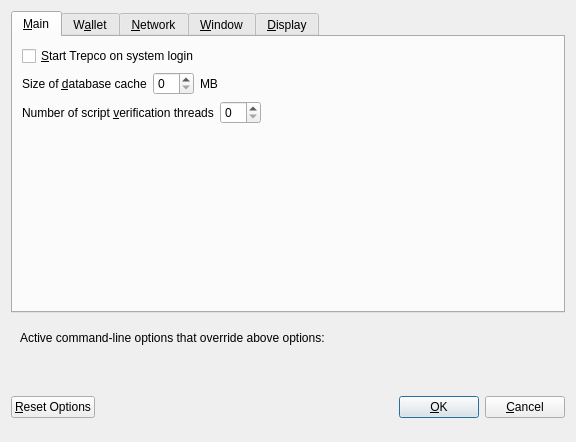
<?xml version="1.0" encoding="UTF-8"?>
<ui version="4.0">
 <class>OptionsDialog</class>
 <widget class="QDialog" name="OptionsDialog">
  <property name="geometry">
   <rect>
    <x>0</x>
    <y>0</y>
    <width>576</width>
    <height>442</height>
   </rect>
  </property>
  <property name="windowTitle">
   <string>Options</string>
  </property>
  <property name="modal">
   <bool>true</bool>
  </property>
  <layout class="QVBoxLayout" name="verticalLayout">
   <item>
    <widget class="QTabWidget" name="tabWidget">
     <property name="currentIndex">
      <number>0</number>
     </property>
     <widget class="QWidget" name="tabMain">
      <attribute name="title">
       <string>&amp;Main</string>
      </attribute>
      <layout class="QVBoxLayout" name="verticalLayout_Main">
       <item>
        <widget class="QCheckBox" name="bitcoinAtStartup">
         <property name="toolTip">
          <string>Automatically start Trepco after logging in to the system.</string>
         </property>
         <property name="text">
          <string>&amp;Start Trepco on system login</string>
         </property>
        </widget>
       </item>
       <item>
        <layout class="QHBoxLayout" name="horizontalLayout_2_Main">
         <item>
          <widget class="QLabel" name="databaseCacheLabel">
           <property name="text">
            <string>Size of &amp;database cache</string>
           </property>
           <property name="textFormat">
            <enum>Qt::PlainText</enum>
           </property>
           <property name="buddy">
            <cstring>databaseCache</cstring>
           </property>
          </widget>
         </item>
         <item>
          <widget class="QSpinBox" name="databaseCache"/>
         </item>
         <item>
          <widget class="QLabel" name="databaseCacheUnitLabel">
           <property name="text">
            <string>MB</string>
           </property>
           <property name="textFormat">
            <enum>Qt::PlainText</enum>
           </property>
          </widget>
         </item>
         <item>
          <spacer name="horizontalSpacer_2_Main">
           <property name="orientation">
            <enum>Qt::Horizontal</enum>
           </property>
           <property name="sizeHint" stdset="0">
            <size>
             <width>40</width>
             <height>20</height>
            </size>
           </property>
          </spacer>
         </item>
        </layout>
       </item>
       <item>
        <layout class="QHBoxLayout" name="horizontalLayout_3_Main">
         <item>
          <widget class="QLabel" name="threadsScriptVerifLabel">
           <property name="text">
            <string>Number of script &amp;verification threads</string>
           </property>
           <property name="textFormat">
            <enum>Qt::PlainText</enum>
           </property>
           <property name="buddy">
            <cstring>threadsScriptVerif</cstring>
           </property>
          </widget>
         </item>
         <item>
          <widget class="QSpinBox" name="threadsScriptVerif">
           <property name="toolTip">
            <string>(0 = auto, &lt;0 = leave that many cores free)</string>
           </property>
          </widget>
         </item>
         <item>
          <spacer name="horizontalSpacer_3_Main">
           <property name="orientation">
            <enum>Qt::Horizontal</enum>
           </property>
           <property name="sizeHint" stdset="0">
            <size>
             <width>40</width>
             <height>20</height>
            </size>
           </property>
          </spacer>
         </item>
        </layout>
       </item>
       <item>
        <spacer name="verticalSpacer_2">
         <property name="orientation">
          <enum>Qt::Vertical</enum>
         </property>
         <property name="sizeHint" stdset="0">
          <size>
           <width>20</width>
           <height>40</height>
          </size>
         </property>
        </spacer>
       </item>
       <!--
       <item>
        <widget class="QCheckBox" name="checkBoxZeromintEnable">
         <property name="toolTip">
          <string>Enable automatic minting of TREP units to zTREP</string>
         </property>
         <property name="layoutDirection">
          <enum>Qt::LeftToRight</enum>
         </property>
         <property name="text">
          <string>Enable zTREP Automint</string>
         </property>
        </widget>
       </item>
       <item>
        <layout class="QHBoxLayout" name="horizontalLayout_3">
         <item>
          <widget class="QLabel" name="percentage_label">
           <property name="toolTip">
            <string>Percentage of incoming TREP which get automatically converted to zTREP via Zerocoin Protocol (min: 10%)</string>
           </property>
           <property name="text">
            <string>Percentage of autominted zTREP</string>
           </property>
          </widget>
         </item>
         <item>
          <widget class="QSpinBox" name="zeromintPercentage">
           <property name="minimum">
            <number>1</number>
           </property>
           <property name="maximum">
            <number>100</number>
           </property>
          </widget>
         </item>
        </layout>
       </item>
       <item>
        <layout class="QHBoxLayout" name="horizontalLayout" stretch="0,0">
         <property name="sizeConstraint">
          <enum>QLayout::SetFixedSize</enum>
         </property>
         <item>
          <widget class="QLabel" name="labelPreferredDenom">
           <property name="maximumSize">
            <size>
             <width>16777215</width>
             <height>16777215</height>
            </size>
           </property>
           <property name="toolTip">
            <string>Wait with automatic conversion to Zerocoin until enough TREP for this denomination is available</string>
           </property>
           <property name="text">
            <string>Preferred Automint zTREP Denomination</string>
           </property>
          </widget>
         </item>
         <item>
          <widget class="QComboBox" name="preferredDenom">
           <property name="maximumSize">
            <size>
             <width>16777215</width>
             <height>27</height>
            </size>
           </property>
           <property name="toolTip">
            <string>Wait with automatic conversion to Zerocoin until enough TREP for this denomination is available</string>
           </property>
           <property name="maxVisibleItems">
            <number>9</number>
           </property>
           <property name="maxCount">
            <number>9</number>
           </property>
          </widget>
         </item>
        </layout>
       </item>
   -->
      </layout>
     </widget>
     <widget class="QWidget" name="tabWallet">
      <attribute name="title">
       <string>W&amp;allet</string>
      </attribute>
      <layout class="QVBoxLayout" name="verticalLayout_Wallet">
       <item>
        <layout class="QHBoxLayout" name="horizontalLayout_2_Wallet">
         <item>
          <widget class="QLabel" name="labelStakeSplitThresholdText">
           <property name="text">
            <string>Stake split threshold:</string>
           </property>
          </widget>
         </item>
         <item>
          <widget class="QSpinBox" name="spinBoxStakeSplitThreshold">
           <property name="minimum">
            <number>1</number>
           </property>
           <property name="maximum">
            <number>999999</number>
           </property>
          </widget>
         </item>
        </layout>
       </item>
       <item>
        <widget class="QGroupBox" name="groupBox">
         <property name="title">
          <string>Expert</string>
         </property>
         <layout class="QVBoxLayout" name="verticalLayout_2">
          <item>
           <widget class="QCheckBox" name="coinControlFeatures">
            <property name="toolTip">
             <string>Whether to show coin control features or not.</string>
            </property>
            <property name="text">
             <string>Enable coin &amp;control features</string>
            </property>
           </widget>
          </item>
          <item>
           <widget class="QCheckBox" name="showMasternodesTab">
            <property name="toolTip">
             <string>Show additional tab listing all your masternodes in first sub-tab&lt;br/&gt;and all masternodes on the network in second sub-tab.</string>
            </property>
            <property name="text">
             <string>Show Masternodes Tab</string>
            </property>
           </widget>
          </item>
          <item>
           <widget class="QCheckBox" name="spendZeroConfChange">
            <property name="toolTip">
             <string>If you disable the spending of unconfirmed change, the change from a transaction&lt;br/&gt;cannot be used until that transaction has at least one confirmation.&lt;br/&gt;This also affects how your balance is computed.</string>
            </property>
            <property name="text">
             <string>&amp;Spend unconfirmed change</string>
            </property>
           </widget>
          </item>
         </layout>
        </widget>
       </item>
       <item>
        <spacer name="verticalSpacer_Wallet">
         <property name="orientation">
          <enum>Qt::Vertical</enum>
         </property>
         <property name="sizeHint" stdset="0">
          <size>
           <width>20</width>
           <height>40</height>
          </size>
         </property>
        </spacer>
       </item>
      </layout>
     </widget>
     <widget class="QWidget" name="tabNetwork">
      <attribute name="title">
       <string>&amp;Network</string>
      </attribute>
      <layout class="QVBoxLayout" name="verticalLayout_Network">
       <item>
        <widget class="QCheckBox" name="mapPortUpnp">
         <property name="toolTip">
          <string>Automatically open the Trepco client port on the router. This only works when your router supports UPnP and it is enabled.</string>
         </property>
         <property name="text">
          <string>Map port using &amp;UPnP</string>
         </property>
        </widget>
       </item>
       <item>
        <widget class="QCheckBox" name="allowIncoming">
         <property name="toolTip">
          <string>Accept connections from outside</string>
         </property>
         <property name="text">
          <string>Allow incoming connections</string>
         </property>
        </widget>
       </item>
       <item>
        <widget class="QCheckBox" name="connectSocks">
         <property name="toolTip">
          <string>Connect to the Trepco network through a SOCKS5 proxy.</string>
         </property>
         <property name="text">
          <string>&amp;Connect through SOCKS5 proxy (default proxy):</string>
         </property>
        </widget>
       </item>
       <item>
        <layout class="QHBoxLayout" name="horizontalLayout_1_Network">
         <item>
          <widget class="QLabel" name="proxyIpLabel">
           <property name="text">
            <string>Proxy &amp;IP:</string>
           </property>
           <property name="textFormat">
            <enum>Qt::PlainText</enum>
           </property>
           <property name="buddy">
            <cstring>proxyIp</cstring>
           </property>
          </widget>
         </item>
         <item>
          <widget class="QValidatedLineEdit" name="proxyIp">
           <property name="minimumSize">
            <size>
             <width>140</width>
             <height>0</height>
            </size>
           </property>
           <property name="maximumSize">
            <size>
             <width>140</width>
             <height>16777215</height>
            </size>
           </property>
           <property name="toolTip">
            <string>IP address of the proxy (e.g. IPv4: 127.0.0.1 / IPv6: ::1)</string>
           </property>
          </widget>
         </item>
         <item>
          <widget class="QLabel" name="proxyPortLabel">
           <property name="text">
            <string>&amp;Port:</string>
           </property>
           <property name="textFormat">
            <enum>Qt::PlainText</enum>
           </property>
           <property name="buddy">
            <cstring>proxyPort</cstring>
           </property>
          </widget>
         </item>
         <item>
          <widget class="QLineEdit" name="proxyPort">
           <property name="minimumSize">
            <size>
             <width>55</width>
             <height>0</height>
            </size>
           </property>
           <property name="maximumSize">
            <size>
             <width>55</width>
             <height>16777215</height>
            </size>
           </property>
           <property name="toolTip">
            <string>Port of the proxy (e.g. 9050)</string>
           </property>
          </widget>
         </item>
         <item>
          <spacer name="horizontalSpacer_1_Network">
           <property name="orientation">
            <enum>Qt::Horizontal</enum>
           </property>
           <property name="sizeHint" stdset="0">
            <size>
             <width>40</width>
             <height>20</height>
            </size>
           </property>
          </spacer>
         </item>
        </layout>
       </item>
       <item>
        <spacer name="verticalSpacer_Network">
         <property name="orientation">
          <enum>Qt::Vertical</enum>
         </property>
         <property name="sizeHint" stdset="0">
          <size>
           <width>20</width>
           <height>40</height>
          </size>
         </property>
        </spacer>
       </item>
      </layout>
     </widget>
     <widget class="QWidget" name="tabWindow">
      <attribute name="title">
       <string>&amp;Window</string>
      </attribute>
      <layout class="QVBoxLayout" name="verticalLayout_Window">
       <item>
        <widget class="QCheckBox" name="minimizeToTray">
         <property name="toolTip">
          <string>Show only a tray icon after minimizing the window.</string>
         </property>
         <property name="text">
          <string>&amp;Minimize to the tray instead of the taskbar</string>
         </property>
        </widget>
       </item>
       <item>
        <widget class="QCheckBox" name="minimizeOnClose">
         <property name="toolTip">
          <string>Minimize instead of exit the application when the window is closed. When this option is enabled, the application will be closed only after selecting Quit in the menu.</string>
         </property>
         <property name="text">
          <string>M&amp;inimize on close</string>
         </property>
        </widget>
       </item>
       <item>
        <spacer name="verticalSpacer_Window">
         <property name="orientation">
          <enum>Qt::Vertical</enum>
         </property>
         <property name="sizeHint" stdset="0">
          <size>
           <width>20</width>
           <height>40</height>
          </size>
         </property>
        </spacer>
       </item>
      </layout>
     </widget>
     <widget class="QWidget" name="tabDisplay">
      <attribute name="title">
       <string>&amp;Display</string>
      </attribute>
      <layout class="QVBoxLayout" name="verticalLayout_Display">
       <item>
        <layout class="QHBoxLayout" name="horizontalLayout_1_Display">
         <item>
          <widget class="QLabel" name="langLabel">
           <property name="text">
            <string>User Interface &amp;language:</string>
           </property>
           <property name="textFormat">
            <enum>Qt::PlainText</enum>
           </property>
           <property name="buddy">
            <cstring>lang</cstring>
           </property>
          </widget>
         </item>
         <item>
          <widget class="QValueComboBox" name="lang">
           <property name="toolTip">
            <string>The user interface language can be set here. This setting will take effect after restarting Trepco.</string>
           </property>
          </widget>
         </item>
        </layout>
       </item>
       <item>
        <widget class="QLabel" name="label_3">
         <property name="toolTip">
          <string notr="true"/>
         </property>
         <property name="statusTip">
          <string notr="true"/>
         </property>
         <property name="whatsThis">
          <string notr="true"/>
         </property>
         <property name="accessibleName">
          <string notr="true"/>
         </property>
         <property name="text">
          <string>Language missing or translation incomplete? Help contributing translations here:
https://www.transifex.com/trepco-project/trepco-project-translations</string>
         </property>
         <property name="wordWrap">
          <bool>true</bool>
         </property>
         <property name="openExternalLinks">
          <bool>true</bool>
         </property>
         <property name="textInteractionFlags">
          <set>Qt::TextBrowserInteraction</set>
         </property>
        </widget>
       </item>
       <item>
        <layout class="QHBoxLayout" name="horizontalLayout_4_Display" stretch="0,0">
         <item>
          <widget class="QLabel" name="themeLabel">
           <property name="text">
            <string>User Interface Theme:</string>
           </property>
          </widget>
         </item>
         <item>
          <widget class="QValueComboBox" name="theme"/>
         </item>
        </layout>
       </item>
       <item>
        <widget class="Line" name="line">
         <property name="orientation">
          <enum>Qt::Horizontal</enum>
         </property>
        </widget>
       </item>
       <item>
        <layout class="QHBoxLayout" name="horizontalLayout_2_Display">
         <item>
          <widget class="QLabel" name="unitLabel">
           <property name="text">
            <string>&amp;Unit to show amounts in:</string>
           </property>
           <property name="textFormat">
            <enum>Qt::PlainText</enum>
           </property>
           <property name="buddy">
            <cstring>unit</cstring>
           </property>
          </widget>
         </item>
         <item>
          <widget class="QValueComboBox" name="unit">
           <property name="toolTip">
            <string>Choose the default subdivision unit to show in the interface and when sending coins.</string>
           </property>
          </widget>
         </item>
        </layout>
       </item>
       <item>
        <layout class="QHBoxLayout" name="horizontalLayout_5_Display">
         <item>
          <widget class="QLabel" name="digitsLabel">
           <property name="text">
            <string>Decimal digits</string>
           </property>
          </widget>
         </item>
         <item>
          <widget class="QValueComboBox" name="digits"/>
         </item>
        </layout>
       </item>
       <item>
        <widget class="QCheckBox" name="checkBoxHideZeroBalances">
         <property name="toolTip">
          <string>Hide empty balances</string>
         </property>
         <property name="layoutDirection">
          <enum>Qt::LeftToRight</enum>
         </property>
         <property name="text">
          <string>Hide empty balances</string>
         </property>
        </widget>
       </item>
       <item>
        <layout class="QHBoxLayout" name="horizontalLayout_3_Display">
         <item>
          <widget class="QLabel" name="thirdPartyTxUrlsLabel">
           <property name="toolTip">
            <string>Third party URLs (e.g. a block explorer) that appear in the transactions tab as context menu items. %s in the URL is replaced by transaction hash. Multiple URLs are separated by vertical bar |.</string>
           </property>
           <property name="text">
            <string>Third party transaction URLs</string>
           </property>
           <property name="buddy">
            <cstring>thirdPartyTxUrls</cstring>
           </property>
          </widget>
         </item>
         <item>
          <widget class="QLineEdit" name="thirdPartyTxUrls">
           <property name="toolTip">
            <string>Third party URLs (e.g. a block explorer) that appear in the transactions tab as context menu items. %s in the URL is replaced by transaction hash. Multiple URLs are separated by vertical bar |.</string>
           </property>
          </widget>
         </item>
        </layout>
       </item>
       <item>
        <spacer name="verticalSpacer">
         <property name="orientation">
          <enum>Qt::Vertical</enum>
         </property>
         <property name="sizeHint" stdset="0">
          <size>
           <width>20</width>
           <height>40</height>
          </size>
         </property>
        </spacer>
       </item>
      </layout>
     </widget>
    </widget>
   </item>
   <item>
    <widget class="QFrame" name="frame">
     <layout class="QVBoxLayout" name="verticalLayout_Bottom">
      <item>
       <layout class="QHBoxLayout" name="horizontalLayout_Bottom">
        <item>
         <widget class="QLabel" name="overriddenByCommandLineInfoLabel">
          <property name="text">
           <string>Active command-line options that override above options:</string>
          </property>
          <property name="textFormat">
           <enum>Qt::PlainText</enum>
          </property>
         </widget>
        </item>
        <item>
         <spacer name="horizontalSpacer_Bottom">
          <property name="orientation">
           <enum>Qt::Horizontal</enum>
          </property>
          <property name="sizeHint" stdset="0">
           <size>
            <width>40</width>
            <height>20</height>
           </size>
          </property>
         </spacer>
        </item>
       </layout>
      </item>
      <item>
       <widget class="QLabel" name="overriddenByCommandLineLabel">
        <property name="text">
         <string/>
        </property>
        <property name="textFormat">
         <enum>Qt::PlainText</enum>
        </property>
        <property name="wordWrap">
         <bool>true</bool>
        </property>
       </widget>
      </item>
     </layout>
    </widget>
   </item>
   <item>
    <layout class="QHBoxLayout" name="horizontalLayout_Buttons">
     <item>
      <widget class="QPushButton" name="resetButton">
       <property name="toolTip">
        <string>Reset all client options to default.</string>
       </property>
       <property name="text">
        <string>&amp;Reset Options</string>
       </property>
       <property name="autoDefault">
        <bool>false</bool>
       </property>
      </widget>
     </item>
     <item>
      <spacer name="horizontalSpacer_1">
       <property name="orientation">
        <enum>Qt::Horizontal</enum>
       </property>
       <property name="sizeHint" stdset="0">
        <size>
         <width>40</width>
         <height>48</height>
        </size>
       </property>
      </spacer>
     </item>
     <item>
      <widget class="QLabel" name="statusLabel">
       <property name="minimumSize">
        <size>
         <width>200</width>
         <height>0</height>
        </size>
       </property>
       <property name="font">
        <font>
         <weight>75</weight>
         <bold>true</bold>
        </font>
       </property>
       <property name="text">
        <string/>
       </property>
       <property name="textFormat">
        <enum>Qt::PlainText</enum>
       </property>
       <property name="wordWrap">
        <bool>true</bool>
       </property>
      </widget>
     </item>
     <item>
      <spacer name="horizontalSpacer_2">
       <property name="orientation">
        <enum>Qt::Horizontal</enum>
       </property>
       <property name="sizeHint" stdset="0">
        <size>
         <width>40</width>
         <height>48</height>
        </size>
       </property>
      </spacer>
     </item>
     <item>
      <widget class="QPushButton" name="okButton">
       <property name="text">
        <string>&amp;OK</string>
       </property>
       <property name="autoDefault">
        <bool>false</bool>
       </property>
       <property name="default">
        <bool>true</bool>
       </property>
      </widget>
     </item>
     <item>
      <widget class="QPushButton" name="cancelButton">
       <property name="text">
        <string>&amp;Cancel</string>
       </property>
       <property name="autoDefault">
        <bool>false</bool>
       </property>
      </widget>
     </item>
    </layout>
   </item>
  </layout>
 </widget>
 <customwidgets>
  <customwidget>
   <class>QValidatedLineEdit</class>
   <extends>QLineEdit</extends>
   <header>qvalidatedlineedit.h</header>
  </customwidget>
  <customwidget>
   <class>QValueComboBox</class>
   <extends>QComboBox</extends>
   <header>qvaluecombobox.h</header>
  </customwidget>
 </customwidgets>
 <resources/>
 <connections/>
</ui>
